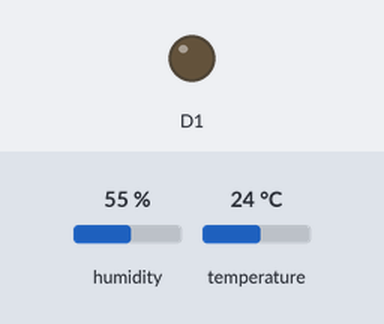
Recording of a sketch running on a simulated ESP8266 (NodeMCU). Parts: output pins drawn as LEDs (lit = HIGH). The inputs (shaded band) are chosen by the test bench; at power-on: temperature 24 °C, humidity 55 %. WiFi joins after 1.5 s; servers stay silent unless stated; what the sketch prints to the serial monitor is not drawn.

Above: at 2.7 s.
2.8 s: temperature set to 27 °C
At 4.8 s:
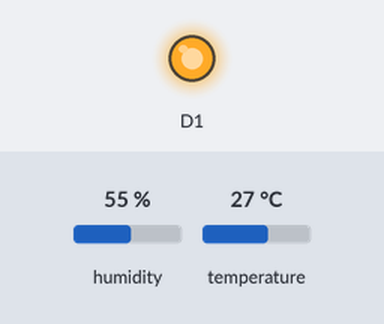
5.5 s: temperature set to 12 °C
At 7.2 s:
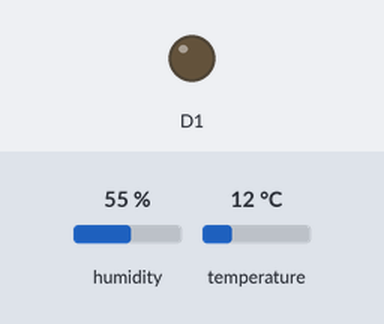
Timing chart, 0 to 8.7 s (numbered marks = the images above; inputs shaded):
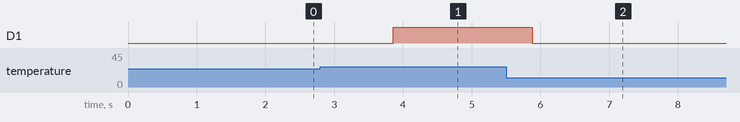

The sketch:

sketch_jan6b_copy_20240110153057.ino
```cpp
#include <ESP8266WiFi.h>
#include <Firebase_ESP_Client.h>

#include "addons/TokenHelper.h"
#include "addons/RTDBHelper.h"

#define WIFI_SSID "HUAWEIP40"
#define WIFI_PASSWORD ""
#define API_KEY "AIzaSyCn75QqUymZshV0Ewg1qRgPJBJWbU7Qfro"
#define DATABASE_URL "https://iot-plastenik-default-rtdb.europe-west1.firebasedatabase.app/"

#include "DHT.h"

#define DHTPIN D2
#define DHTTYPE DHT11
DHT dht(DHTPIN, DHTTYPE);

FirebaseData fbdo;
FirebaseAuth auth;
FirebaseConfig config;

unsigned long sendDataPrevMillis = 0;
bool signupOK = false;
int status = 0;
void setup() {

  Serial.begin(9600);
  Serial.println(F("DHTxx test!"));
  pinMode(D1, OUTPUT);
  dht.begin();

  Serial.begin(115200);
  WiFi.begin(WIFI_SSID, WIFI_PASSWORD);

  Serial.print("Connecting to Wi-Fi");
  while (WiFi.status() != WL_CONNECTED) {
    Serial.print(".");
    delay(300);
  }
  Serial.println();
  Serial.print("Connected with IP: ");
  Serial.println(WiFi.localIP());
  Serial.println();

  config.api_key = API_KEY;
  config.database_url = DATABASE_URL;
  if (Firebase.signUp(&config, &auth, "", "")) {
    Serial.println("signUP OK");
    signupOK = true;
  } else {
    Serial.printf("%s\n", config.signer.signupError.message.c_str());
  }

  config.token_status_callback = tokenStatusCallback;
  Firebase.begin(&config, &auth);
  Firebase.reconnectWiFi(true);
}
void loop() {

  float temperature = dht.readTemperature();
  float humidity = dht.readHumidity();

  if (Firebase.ready() && signupOK && (millis() - sendDataPrevMillis > 1000 || sendDataPrevMillis == 0)) {
    sendDataPrevMillis = millis();

    Firebase.RTDB.setInt(&fbdo, "Senzor/temperatura", temperature);
    Firebase.RTDB.setInt(&fbdo, "Senzor/vlaznost", humidity);
  }
  if (temperature > 25) {
    Serial.println("Trebala bi se upaliti led dioda");
    digitalWrite(D1, HIGH);
  }
  if (temperature < 25) {
    Serial.println("Ne bi se upaliti led dioda");
    digitalWrite(D1, LOW);
  }
}
```

Measured:
- the behaviour switches between 25 and 26 °C on temperature (found by bisection; images 0 and 1)
- after the input at 2.8 s, D1: LOW → HIGH after 1.1 s
- after the input at 5.5 s, D1: HIGH → LOW after 0.38 s
